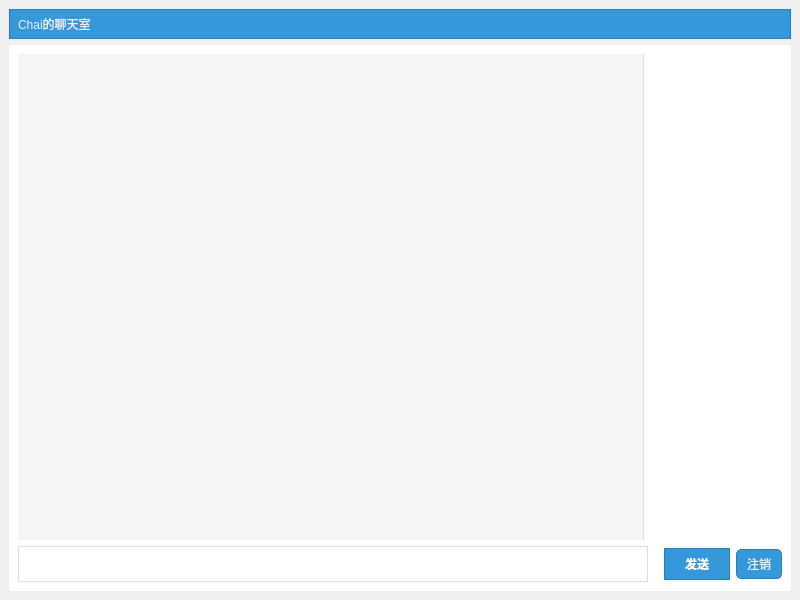
<?xml version="1.0" encoding="UTF-8"?>
<ui version="4.0">
 <class>MainWindow</class>
 <widget class="QMainWindow" name="MainWindow">
  <property name="geometry">
   <rect>
    <x>0</x>
    <y>0</y>
    <width>800</width>
    <height>600</height>
   </rect>
  </property>
  <property name="windowTitle">
   <string>客户端</string>
  </property>
  <property name="styleSheet">
   <string notr="true">#titleLabel {
background: #3498db;
color: #ecf0f1;
border: 1px solid #2980b9;
padding: 5px;
font:36px 'Helvetica',sans-serif;
}

#loginVerticalLayout {
background: qlineargradient(x1:0, y1:0, x3:0, y2:1, stop:0 #ecf0f1, stop:1 #3498db);
border: 1px solid #bdc3c7;
padding: 10px;
border-radius: 15px;
}

#nameEdit, #IPEdit {
background: #ecf0f1;
border: 1px solid #bdc3c7;
padding: 5px;
}
#btnLogin, #btnExit, #btnSent, #btnLogout {
background: #3498db;
color: #ecf0f1;
border: 1px solid #2980b9;
padding: 5px 10px;
border-radius: 5px;
}
#textEdit {
background: #ecf0f1;
border: 1px solid #bdc3c7;
padding: 5px;
}
#listWidget {
background: #ecf0f1;
border: 1px solid #bdc3c7;
padding: 5px;
max-width: 120px;
}

#messageEdit {
background: #ecf0f1;
border: 1px solid #bdc3c7;
padding: 5px;
}
/* 聊天页背景 */
#chatPage {
    background-color: #ffffff;
}

/* 聊天记录显示框 */
#roomTextEdit {
    background-color: #f5f5f5; /* 浅灰背景 */
    border: none;
    border-right: 1px solid #e0e0e0; /* 分割线 */
    font-family: &quot;Microsoft YaHei&quot;;
    font-size: 14px;
    padding: 10px;
}

/* 用户列表 */
#UserListWidget {
    background-color: #ffffff;
    border: none;
    outline: none;
    font-size: 13px;
    color: #333;
}
#UserListWidget::item {
    padding: 8px;
    border-bottom: 1px solid #f0f0f0;
}
#UserListWidget::item:selected {
    background-color: #e6f7ff;
    color: #1890ff;
}
#UserListWidget::item:hover {
    background-color: #f9f9f9;
}

/* 底部输入区域 */
#messageEdit {
    border: 1px solid #dcdfe6;
    border-radius: 20px; /* 圆角输入框 */
    padding: 8px 15px;
    background-color: #ffffff;
    font-size: 14px;
    margin-right: 10px;
}
#messageEdit:focus {
    border: 1px solid #3498db;
}

/* 发送按钮 */
#btnSent {
    background-color: #3498db;
    border-radius: 18px; /* 圆形或椭圆按钮 */
    color: white;
    padding: 6px 20px;
    font-weight: bold;
}

#name_label, #ip_label {
background: #ecf5f1;
}</string>
  </property>
  <widget class="QWidget" name="centralwidget">
   <layout class="QGridLayout" name="gridLayout_2">
    <item row="0" column="0">
     <widget class="QLabel" name="titleLabel">
      <property name="text">
       <string>Chai的聊天室</string>
      </property>
     </widget>
    </item>
    <item row="1" column="0">
     <widget class="QStackedWidget" name="stackedWidget">
      <property name="styleSheet">
       <string notr="true"/>
      </property>
      <property name="currentIndex">
       <number>1</number>
      </property>
      <widget class="QWidget" name="loginPage">
       <layout class="QGridLayout" name="gridLayout_3">
        <item row="0" column="1">
         <spacer name="verticalSpacer_3">
          <property name="orientation">
           <enum>Qt::Orientation::Vertical</enum>
          </property>
          <property name="sizeHint" stdset="0">
           <size>
            <width>20</width>
            <height>187</height>
           </size>
          </property>
         </spacer>
        </item>
        <item row="1" column="0">
         <spacer name="horizontalSpacer">
          <property name="orientation">
           <enum>Qt::Orientation::Horizontal</enum>
          </property>
          <property name="sizeHint" stdset="0">
           <size>
            <width>248</width>
            <height>20</height>
           </size>
          </property>
         </spacer>
        </item>
        <item row="1" column="1">
         <layout class="QVBoxLayout" name="loginVerticalLayout">
          <item>
           <layout class="QGridLayout" name="gridLayout">
            <item row="2" column="1">
             <widget class="QLineEdit" name="nameEdit"/>
            </item>
            <item row="0" column="1">
             <widget class="QLineEdit" name="IPEdit"/>
            </item>
            <item row="0" column="0">
             <widget class="QLabel" name="ip_label">
              <property name="text">
               <string>服务器IP地址:</string>
              </property>
             </widget>
            </item>
            <item row="2" column="0">
             <widget class="QLabel" name="name_label">
              <property name="text">
               <string>昵称：</string>
              </property>
             </widget>
            </item>
            <item row="1" column="1">
             <spacer name="verticalSpacer_2">
              <property name="orientation">
               <enum>Qt::Orientation::Vertical</enum>
              </property>
              <property name="sizeType">
               <enum>QSizePolicy::Policy::Preferred</enum>
              </property>
              <property name="sizeHint" stdset="0">
               <size>
                <width>20</width>
                <height>20</height>
               </size>
              </property>
             </spacer>
            </item>
           </layout>
          </item>
          <item>
           <spacer name="verticalSpacer">
            <property name="orientation">
             <enum>Qt::Orientation::Vertical</enum>
            </property>
            <property name="sizeType">
             <enum>QSizePolicy::Policy::Fixed</enum>
            </property>
            <property name="sizeHint" stdset="0">
             <size>
              <width>20</width>
              <height>40</height>
             </size>
            </property>
           </spacer>
          </item>
          <item>
           <layout class="QHBoxLayout" name="horizontalLayout">
            <item>
             <widget class="QPushButton" name="btnLogin">
              <property name="text">
               <string>登录</string>
              </property>
             </widget>
            </item>
            <item>
             <widget class="QPushButton" name="btnExit">
              <property name="text">
               <string>退出</string>
              </property>
             </widget>
            </item>
           </layout>
          </item>
         </layout>
        </item>
        <item row="1" column="2">
         <spacer name="horizontalSpacer_2">
          <property name="orientation">
           <enum>Qt::Orientation::Horizontal</enum>
          </property>
          <property name="sizeHint" stdset="0">
           <size>
            <width>248</width>
            <height>20</height>
           </size>
          </property>
         </spacer>
        </item>
        <item row="2" column="1">
         <spacer name="verticalSpacer_4">
          <property name="orientation">
           <enum>Qt::Orientation::Vertical</enum>
          </property>
          <property name="sizeHint" stdset="0">
           <size>
            <width>20</width>
            <height>187</height>
           </size>
          </property>
         </spacer>
        </item>
       </layout>
      </widget>
      <widget class="QWidget" name="chatPage">
       <layout class="QGridLayout" name="gridLayout_4">
        <item row="0" column="0">
         <layout class="QVBoxLayout" name="verticalLayout">
          <item>
           <layout class="QHBoxLayout" name="horizontalLayout_2">
            <item>
             <widget class="QTextEdit" name="roomTextEdit"/>
            </item>
            <item>
             <widget class="QListWidget" name="UserListWidget">
              <property name="maximumSize">
               <size>
                <width>132</width>
                <height>16777215</height>
               </size>
              </property>
             </widget>
            </item>
           </layout>
          </item>
          <item>
           <layout class="QHBoxLayout" name="horizontalLayout_3">
            <item>
             <widget class="QLineEdit" name="messageEdit"/>
            </item>
            <item>
             <widget class="QPushButton" name="btnSent">
              <property name="text">
               <string>发送</string>
              </property>
             </widget>
            </item>
            <item>
             <widget class="QPushButton" name="btnLogout">
              <property name="text">
               <string>注销</string>
              </property>
             </widget>
            </item>
           </layout>
          </item>
         </layout>
        </item>
       </layout>
      </widget>
     </widget>
    </item>
   </layout>
  </widget>
 </widget>
 <resources/>
 <connections/>
</ui>
